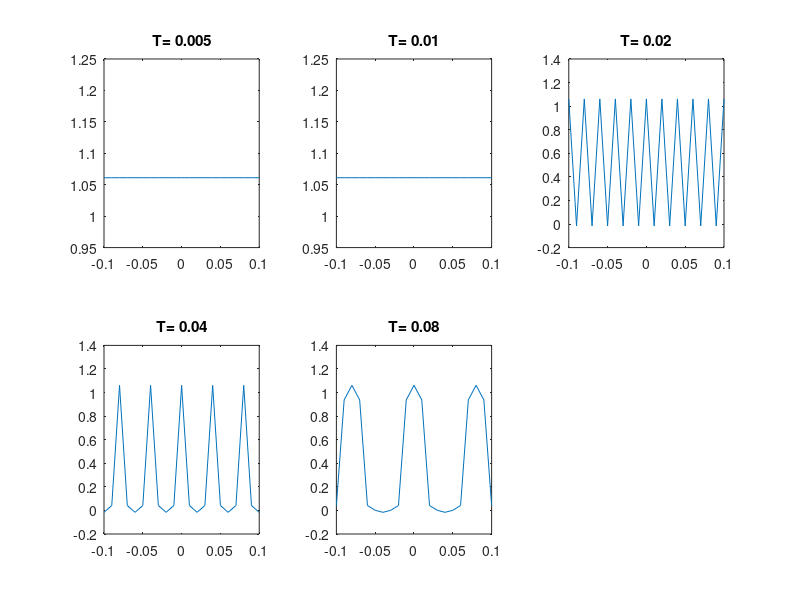

Reproduce this figure in MATLAB.
%Skyler Szot
%Square wave program with varying period

clear all;
close all;

t = -.1:0.01:.1; %initialize t

figure;
i = 0;
for T=.005*2.^[0:4] %loop through T = 1,2,4,8,16
    N = 10; %10 Fourier Coefficients
    i = i + 1; %iteration counter
    w = (2*pi)/T; %fundamental frequency
    x = 0; %initialize x
    
    for k = 1 : N %sum 1 to N
    x = x + (1/T)*(sin(.3*pi*k)/(pi*k))*(2*T*cos(k*w*t)); %ak = (sin(.3*pi*k)/(pi*k))
    end
    x = x + .3; %ak0 = .3

    subplot(2,3,i);
    plot(t, x) %plot synthesis equation
    hold on
    title(['T= ',num2str(T)])
end
